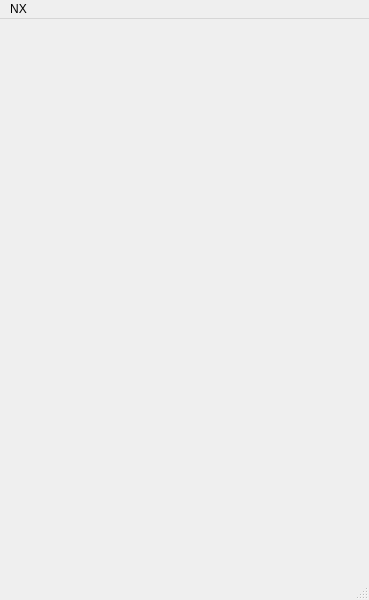
<?xml version="1.0" encoding="UTF-8"?>
<ui version="4.0">
 <class>MainWindow</class>
 <widget class="QMainWindow" name="MainWindow">
  <property name="geometry">
   <rect>
    <x>0</x>
    <y>0</y>
    <width>369</width>
    <height>600</height>
   </rect>
  </property>
  <property name="windowTitle">
   <string>MainWindow</string>
  </property>
  <widget class="QWidget" name="centralwidget">
   <widget class="QWidget" name="widget" native="true">
    <property name="geometry">
     <rect>
      <x>0</x>
      <y>0</y>
      <width>801</width>
      <height>41</height>
     </rect>
    </property>
   </widget>
  </widget>
  <widget class="QMenuBar" name="menubar">
   <property name="geometry">
    <rect>
     <x>0</x>
     <y>0</y>
     <width>369</width>
     <height>28</height>
    </rect>
   </property>
   <widget class="QMenu" name="menuNX">
    <property name="title">
     <string>NX</string>
    </property>
   </widget>
   <addaction name="menuNX"/>
  </widget>
  <widget class="QStatusBar" name="statusbar"/>
 </widget>
 <resources/>
 <connections/>
</ui>
